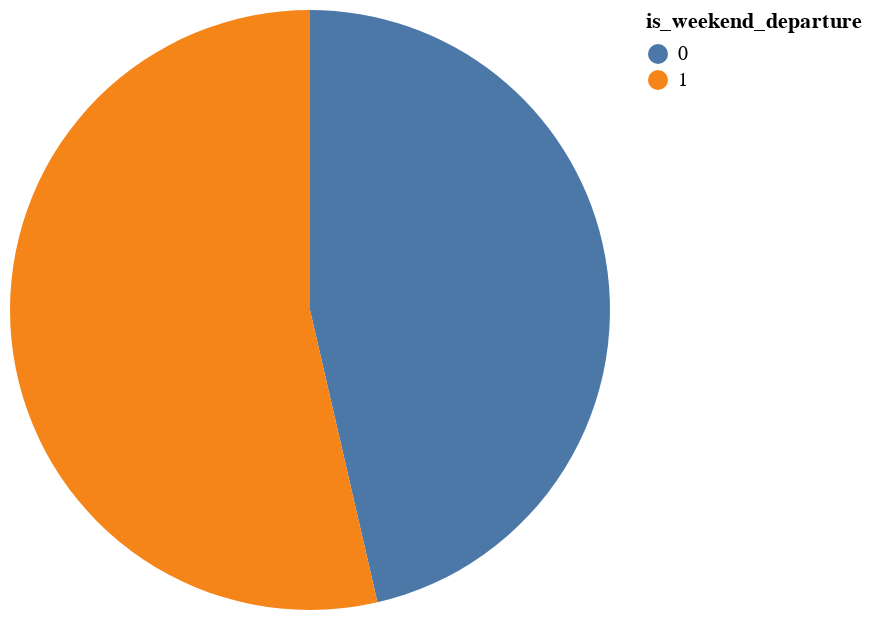

Notebook source saved alongside this figure:
### Code cell
# prompt: Avec le DataFrame result: provide a pie chart

import altair as alt
chart = alt.Chart(result).mark_arc().encode(theta=alt.Theta(field="number_of_travels", type="quantitative"), color=alt.Color(field="is_weekend_departure", type="nominal"))
chart

### Figure 1 — Vega-Lite specification as saved in the notebook (floating-point values rounded to 4 significant figures)
{"config": {"view": {"continuousWidth": 300, "continuousHeight": 300}}, "data": {"name": "data-82249af769a7c33b8a43debffce61918"}, "mark": {"type": "arc"}, "encoding": {"color": {"field": "is_weekend_departure", "type": "nominal"}, "theta": {"field": "number_of_travels", "type": "quantitative"}}, "$schema": "https://vega.github.io/schema/vega-lite/v5.20.1.json", "datasets": {"data-82249af769a7c33b8a43debffce61918": [{"is_weekend_departure": 0, "number_of_travels": 392, "percentage_of_total": 0.4639}, {"is_weekend_departure": 1, "number_of_travels": 453, "percentage_of_total": 0.5361}]}}
